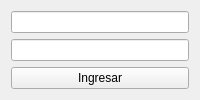
<?xml version="1.0" encoding="UTF-8"?>
<ui version="4.0">
 <class>Login</class>
 <widget class="QWidget" name="Login">
  <layout class="QVBoxLayout" name="verticalLayout">
   <item>
    <widget class="QLineEdit" name="userLineEdit"/>
   </item>
   <item>
    <widget class="QLineEdit" name="passLineEdit">
     <property name="echoMode">
      <enum>QLineEdit::Password</enum>
     </property>
    </widget>
   </item>
   <item>
    <widget class="QPushButton" name="loginButton">
     <property name="text">
      <string>Ingresar</string>
     </property>
    </widget>
   </item>
  </layout>
 </widget>
 <resources/>
 <connections/>
</ui>
